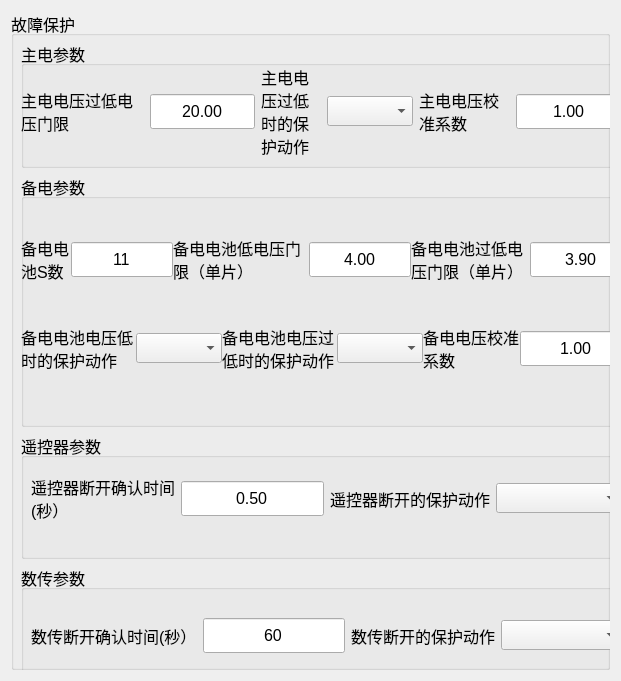
  <widget class="QWidget" name="layoutWidget">
   <property name="geometry">
    <rect>
     <x>10</x>
     <y>10</y>
     <width>621</width>
     <height>681</height>
    </rect>
   </property>
   <layout class="QHBoxLayout" name="horizontalLayout_35">
    <item>
     <widget class="QGroupBox" name="grb_critAction">
      <property name="font">
       <font>
        <pointsize>12</pointsize>
       </font>
      </property>
      <property name="title">
       <string>故障保护</string>
      </property>
      <widget class="QWidget" name="layoutWidget">
       <property name="geometry">
        <rect>
         <x>10</x>
         <y>30</y>
         <width>611</width>
         <height>651</height>
        </rect>
       </property>
       <layout class="QVBoxLayout" name="verticalLayout_4" stretch="1,2,1,1">
        <item>
         <widget class="QGroupBox" name="grb_mainPowerParam">
          <property name="title">
           <string>主电参数</string>
          </property>
          <widget class="QWidget" name="layoutWidget">
           <property name="geometry">
            <rect>
             <x>0</x>
             <y>20</y>
             <width>601</width>
             <height>101</height>
            </rect>
           </property>
           <layout class="QHBoxLayout" name="horizontalLayout_30">
            <item>
             <layout class="QHBoxLayout" name="horizontalLayout_13">
              <item>
               <widget class="QLabel" name="lbl_mainVoltCrit_desc">
                <property name="text">
                 <string>主电电压过低电压门限</string>
                </property>
                <property name="wordWrap">
                 <bool>true</bool>
                </property>
               </widget>
              </item>
              <item>
               <widget class="QLineEdit" name="le_mainVoltCrit_value">
                <property name="sizePolicy">
                 <sizepolicy hsizetype="Preferred" vsizetype="Fixed">
                  <horstretch>0</horstretch>
                  <verstretch>0</verstretch>
                 </sizepolicy>
                </property>
                <property name="minimumSize">
                 <size>
                  <width>0</width>
                  <height>35</height>
                 </size>
                </property>
                <property name="maximumSize">
                 <size>
                  <width>9999999</width>
                  <height>35</height>
                 </size>
                </property>
                <property name="text">
                 <string>20.00</string>
                </property>
                <property name="alignment">
                 <set>Qt::AlignCenter</set>
                </property>
               </widget>
              </item>
             </layout>
            </item>
            <item>
             <layout class="QHBoxLayout" name="horizontalLayout_14" stretch="2,0">
              <item>
               <widget class="QLabel" name="lbl_mainVoltCritAct_desc">
                <property name="minimumSize">
                 <size>
                  <width>60</width>
                  <height>0</height>
                 </size>
                </property>
                <property name="text">
                 <string>主电电压过低时的保护动作</string>
                </property>
                <property name="wordWrap">
                 <bool>true</bool>
                </property>
               </widget>
              </item>
              <item>
               <widget class="QComboBox" name="cmb_mainVoltCritAct_value">
                <property name="sizePolicy">
                 <sizepolicy hsizetype="Preferred" vsizetype="Fixed">
                  <horstretch>0</horstretch>
                  <verstretch>0</verstretch>
                 </sizepolicy>
                </property>
                <property name="minimumSize">
                 <size>
                  <width>0</width>
                  <height>30</height>
                 </size>
                </property>
                <property name="maximumSize">
                 <size>
                  <width>16777215</width>
                  <height>30</height>
                 </size>
                </property>
               </widget>
              </item>
             </layout>
            </item>
            <item>
             <layout class="QHBoxLayout" name="horizontalLayout_37">
              <item>
               <widget class="QLabel" name="lbl_mainVoltScale_desc">
                <property name="text">
                 <string>主电电压校准系数</string>
                </property>
                <property name="wordWrap">
                 <bool>true</bool>
                </property>
               </widget>
              </item>
              <item>
               <widget class="QLineEdit" name="le_mainVoltScale_value">
                <property name="sizePolicy">
                 <sizepolicy hsizetype="Preferred" vsizetype="Fixed">
                  <horstretch>0</horstretch>
                  <verstretch>0</verstretch>
                 </sizepolicy>
                </property>
                <property name="minimumSize">
                 <size>
                  <width>0</width>
                  <height>35</height>
                 </size>
                </property>
                <property name="maximumSize">
                 <size>
                  <width>9999999</width>
                  <height>35</height>
                 </size>
                </property>
                <property name="text">
                 <string>1.00</string>
                </property>
                <property name="alignment">
                 <set>Qt::AlignCenter</set>
                </property>
               </widget>
              </item>
             </layout>
            </item>
           </layout>
          </widget>
         </widget>
        </item>
        <item>
         <widget class="QGroupBox" name="grb_bakPowerParam">
          <property name="title">
           <string>备电参数</string>
          </property>
          <widget class="QWidget" name="layoutWidget">
           <property name="geometry">
            <rect>
             <x>0</x>
             <y>20</y>
             <width>611</width>
             <height>221</height>
            </rect>
           </property>
           <layout class="QVBoxLayout" name="verticalLayout_3">
            <property name="spacing">
             <number>0</number>
            </property>
            <item>
             <layout class="QHBoxLayout" name="horizontalLayout_31">
              <item>
               <layout class="QHBoxLayout" name="horizontalLayout_16">
                <item>
                 <widget class="QLabel" name="lbl_bakVoltCells_desc">
                  <property name="text">
                   <string>备电电池S数</string>
                  </property>
                  <property name="wordWrap">
                   <bool>true</bool>
                  </property>
                 </widget>
                </item>
                <item>
                 <widget class="QLineEdit" name="le_bakVoltCells_value">
                  <property name="sizePolicy">
                   <sizepolicy hsizetype="Preferred" vsizetype="Fixed">
                    <horstretch>0</horstretch>
                    <verstretch>0</verstretch>
                   </sizepolicy>
                  </property>
                  <property name="minimumSize">
                   <size>
                    <width>0</width>
                    <height>35</height>
                   </size>
                  </property>
                  <property name="maximumSize">
                   <size>
                    <width>9999999</width>
                    <height>35</height>
                   </size>
                  </property>
                  <property name="text">
                   <string>11</string>
                  </property>
                  <property name="alignment">
                   <set>Qt::AlignCenter</set>
                  </property>
                 </widget>
                </item>
               </layout>
              </item>
              <item>
               <layout class="QHBoxLayout" name="horizontalLayout_17">
                <item>
                 <widget class="QLabel" name="lbl_bakVoltLow_desc">
                  <property name="text">
                   <string>备电电池低电压门限（单片）</string>
                  </property>
                  <property name="wordWrap">
                   <bool>true</bool>
                  </property>
                 </widget>
                </item>
                <item>
                 <widget class="QLineEdit" name="le_bakVoltLow_value">
                  <property name="sizePolicy">
                   <sizepolicy hsizetype="Preferred" vsizetype="Fixed">
                    <horstretch>0</horstretch>
                    <verstretch>0</verstretch>
                   </sizepolicy>
                  </property>
                  <property name="minimumSize">
                   <size>
                    <width>0</width>
                    <height>35</height>
                   </size>
                  </property>
                  <property name="maximumSize">
                   <size>
                    <width>9999999</width>
                    <height>35</height>
                   </size>
                  </property>
                  <property name="text">
                   <string>4.00</string>
                  </property>
                  <property name="alignment">
                   <set>Qt::AlignCenter</set>
                  </property>
                 </widget>
                </item>
               </layout>
              </item>
              <item>
               <layout class="QHBoxLayout" name="horizontalLayout_18">
                <item>
                 <widget class="QLabel" name="lbl_bakVoltCrit_desc">
                  <property name="text">
                   <string>备电电池过低电压门限（单片）</string>
                  </property>
                  <property name="wordWrap">
                   <bool>true</bool>
                  </property>
                 </widget>
                </item>
                <item>
                 <widget class="QLineEdit" name="le_bakVoltCrit_value">
                  <property name="sizePolicy">
                   <sizepolicy hsizetype="Preferred" vsizetype="Fixed">
                    <horstretch>0</horstretch>
                    <verstretch>0</verstretch>
                   </sizepolicy>
                  </property>
                  <property name="minimumSize">
                   <size>
                    <width>0</width>
                    <height>35</height>
                   </size>
                  </property>
                  <property name="maximumSize">
                   <size>
                    <width>9999999</width>
                    <height>35</height>
                   </size>
                  </property>
                  <property name="text">
                   <string>3.90</string>
                  </property>
                  <property name="alignment">
                   <set>Qt::AlignCenter</set>
                  </property>
                 </widget>
                </item>
               </layout>
              </item>
             </layout>
            </item>
            <item>
             <layout class="QHBoxLayout" name="horizontalLayout_32">
              <item>
               <layout class="QHBoxLayout" name="horizontalLayout_19">
                <item>
                 <widget class="QLabel" name="lbl_bakVoltLowAct_desc">
                  <property name="text">
                   <string>备电电池电压低时的保护动作</string>
                  </property>
                  <property name="wordWrap">
                   <bool>true</bool>
                  </property>
                 </widget>
                </item>
                <item>
                 <widget class="QComboBox" name="cmb_bakVoltLowAct_value">
                  <property name="minimumSize">
                   <size>
                    <width>0</width>
                    <height>30</height>
                   </size>
                  </property>
                  <property name="maximumSize">
                   <size>
                    <width>16777215</width>
                    <height>30</height>
                   </size>
                  </property>
                 </widget>
                </item>
               </layout>
              </item>
              <item>
               <layout class="QHBoxLayout" name="horizontalLayout_20">
                <item>
                 <widget class="QLabel" name="lbl_bakVoltCritAct_desc">
                  <property name="text">
                   <string>备电电池电压过低时的保护动作</string>
                  </property>
                  <property name="wordWrap">
                   <bool>true</bool>
                  </property>
                 </widget>
                </item>
                <item>
                 <widget class="QComboBox" name="cmb_bakVoltCritAct_value">
                  <property name="minimumSize">
                   <size>
                    <width>0</width>
                    <height>30</height>
                   </size>
                  </property>
                  <property name="maximumSize">
                   <size>
                    <width>16777215</width>
                    <height>30</height>
                   </size>
                  </property>
                 </widget>
                </item>
               </layout>
              </item>
              <item>
               <layout class="QHBoxLayout" name="horizontalLayout_15">
                <item>
                 <widget class="QLabel" name="lbl_bakVoltScale_desc">
                  <property name="text">
                   <string>备电电压校准系数</string>
                  </property>
                  <property name="wordWrap">
                   <bool>true</bool>
                  </property>
                 </widget>
                </item>
                <item>
                 <widget class="QLineEdit" name="le_bakVoltScale_value">
                  <property name="sizePolicy">
                   <sizepolicy hsizetype="Preferred" vsizetype="Fixed">
                    <horstretch>0</horstretch>
                    <verstretch>0</verstretch>
                   </sizepolicy>
                  </property>
                  <property name="minimumSize">
                   <size>
                    <width>0</width>
                    <height>35</height>
                   </size>
                  </property>
                  <property name="maximumSize">
                   <size>
                    <width>9999999</width>
                    <height>35</height>
                   </size>
                  </property>
                  <property name="text">
                   <string>1.00</string>
                  </property>
                  <property name="alignment">
                   <set>Qt::AlignCenter</set>
                  </property>
                 </widget>
                </item>
               </layout>
              </item>
             </layout>
            </item>
           </layout>
          </widget>
         </widget>
        </item>
        <item>
         <widget class="QGroupBox" name="grb_RCParam">
          <property name="title">
           <string>遥控器参数</string>
          </property>
          <widget class="QWidget" name="layoutWidget">
           <property name="geometry">
            <rect>
             <x>10</x>
             <y>20</y>
             <width>591</width>
             <height>91</height>
            </rect>
           </property>
           <layout class="QHBoxLayout" name="horizontalLayout_33">
            <item>
             <layout class="QHBoxLayout" name="horizontalLayout_21">
              <item>
               <widget class="QLabel" name="lbl_RCLossTime_desc">
                <property name="text">
                 <string>遥控器断开确认时间(秒）</string>
                </property>
                <property name="wordWrap">
                 <bool>true</bool>
                </property>
               </widget>
              </item>
              <item>
               <widget class="QLineEdit" name="le_RCLossTime_value">
                <property name="sizePolicy">
                 <sizepolicy hsizetype="Preferred" vsizetype="Fixed">
                  <horstretch>0</horstretch>
                  <verstretch>0</verstretch>
                 </sizepolicy>
                </property>
                <property name="minimumSize">
                 <size>
                  <width>0</width>
                  <height>35</height>
                 </size>
                </property>
                <property name="maximumSize">
                 <size>
                  <width>9999999</width>
                  <height>35</height>
                 </size>
                </property>
                <property name="text">
                 <string>0.50</string>
                </property>
                <property name="alignment">
                 <set>Qt::AlignCenter</set>
                </property>
               </widget>
              </item>
             </layout>
            </item>
            <item>
             <layout class="QHBoxLayout" name="horizontalLayout_22">
              <item>
               <widget class="QLabel" name="lbl_RCLossAct_desc">
                <property name="text">
                 <string>遥控器断开的保护动作</string>
                </property>
                <property name="wordWrap">
                 <bool>true</bool>
                </property>
               </widget>
              </item>
              <item>
               <widget class="QComboBox" name="cmb_RCLossAct_value">
                <property name="minimumSize">
                 <size>
                  <width>0</width>
                  <height>30</height>
                 </size>
                </property>
                <property name="maximumSize">
                 <size>
                  <width>16777215</width>
                  <height>30</height>
                 </size>
                </property>
               </widget>
              </item>
             </layout>
            </item>
           </layout>
          </widget>
         </widget>
        </item>
        <item>
         <widget class="QGroupBox" name="grb_digitalParam">
          <property name="title">
           <string>数传参数</string>
          </property>
          <widget class="QWidget" name="layoutWidget">
           <property name="geometry">
            <rect>
             <x>10</x>
             <y>20</y>
             <width>591</width>
             <height>101</height>
            </rect>
           </property>
           <layout class="QHBoxLayout" name="horizontalLayout_34">
            <item>
             <layout class="QHBoxLayout" name="horizontalLayout_23">
              <item>
               <widget class="QLabel" name="lbl_digitalLossTime_desc">
                <property name="text">
                 <string>数传断开确认时间(秒）</string>
                </property>
                <property name="wordWrap">
                 <bool>true</bool>
                </property>
               </widget>
              </item>
              <item>
               <widget class="QLineEdit" name="le_digitalLossTime_value">
                <property name="sizePolicy">
                 <sizepolicy hsizetype="Preferred" vsizetype="Fixed">
                  <horstretch>0</horstretch>
                  <verstretch>0</verstretch>
                 </sizepolicy>
                </property>
                <property name="minimumSize">
                 <size>
                  <width>0</width>
                  <height>35</height>
                 </size>
                </property>
                <property name="maximumSize">
                 <size>
                  <width>9999999</width>
                  <height>35</height>
                 </size>
                </property>
                <property name="text">
                 <string>60</string>
                </property>
                <property name="alignment">
                 <set>Qt::AlignCenter</set>
                </property>
               </widget>
              </item>
             </layout>
            </item>
            <item>
             <layout class="QHBoxLayout" name="horizontalLayout_24">
              <item>
               <widget class="QLabel" name="lbl_digitalLossAct_desc">
                <property name="text">
                 <string>数传断开的保护动作</string>
                </property>
                <property name="wordWrap">
                 <bool>true</bool>
                </property>
               </widget>
              </item>
              <item>
               <widget class="QComboBox" name="cmb_digitalLossAct_value">
                <property name="minimumSize">
                 <size>
                  <width>0</width>
                  <height>30</height>
                 </size>
                </property>
                <property name="maximumSize">
                 <size>
                  <width>16777215</width>
                  <height>30</height>
                 </size>
                </property>
               </widget>
              </item>
             </layout>
            </item>
           </layout>
          </widget>
         </widget>
        </item>
       </layout>
      </widget>
     </widget>
    </item>
   </layout>
  </widget>
